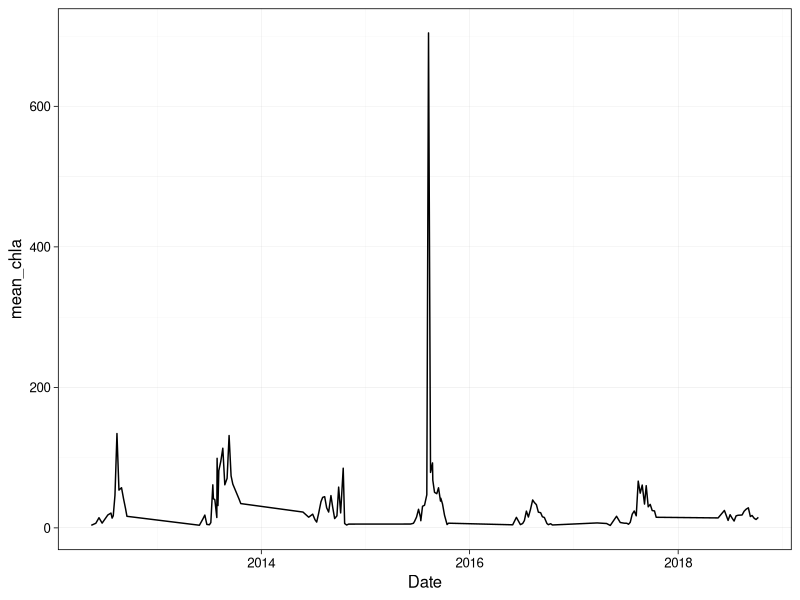
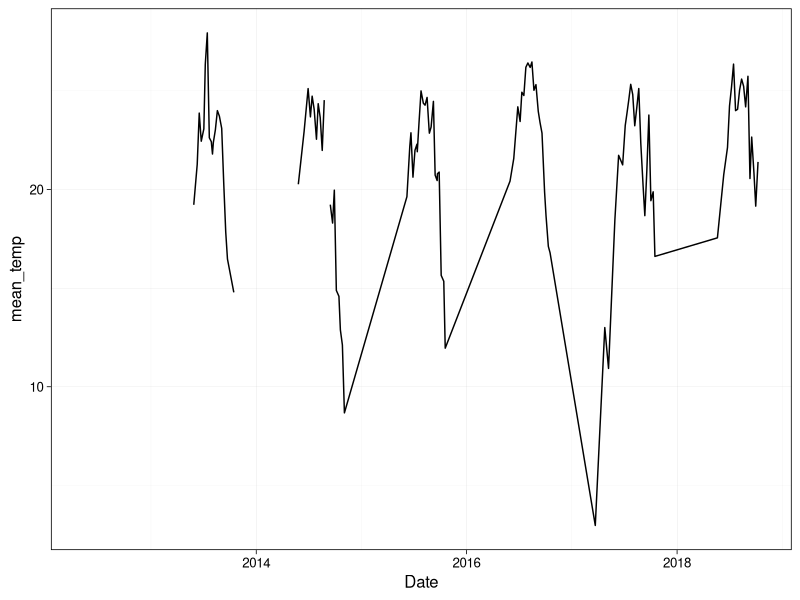
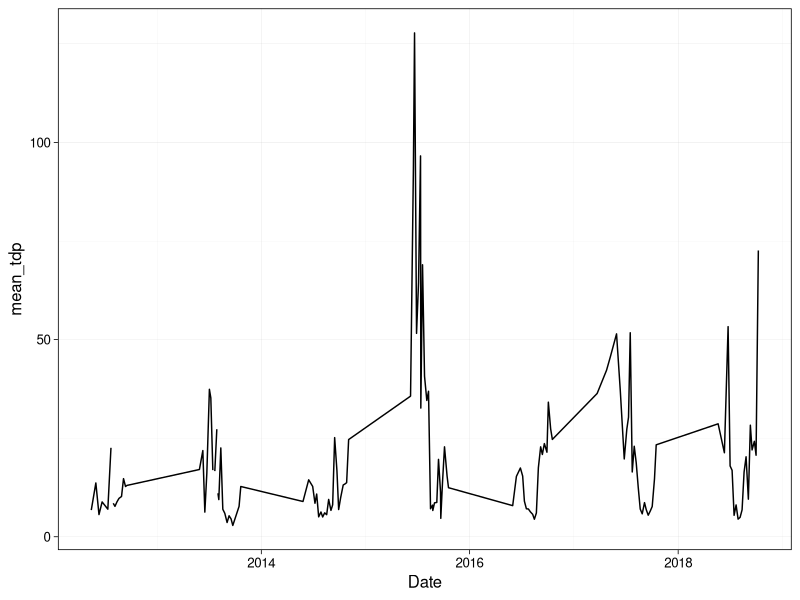
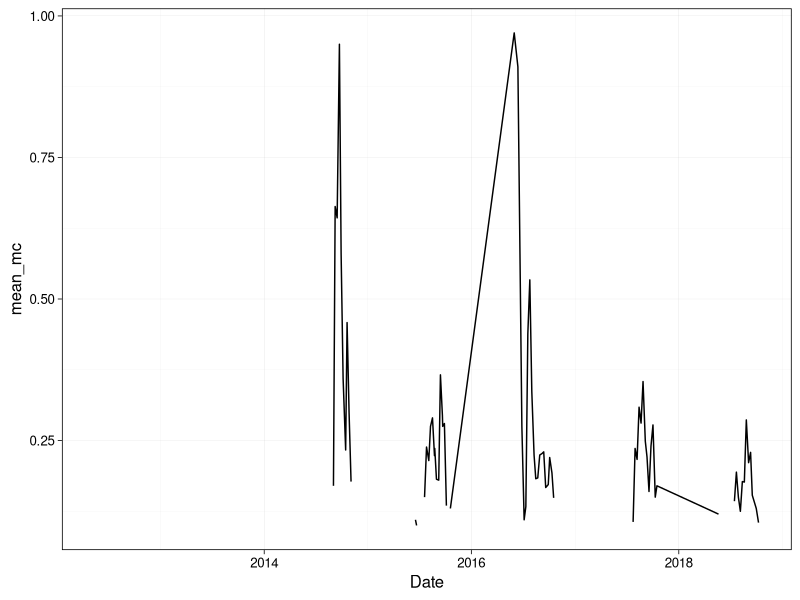
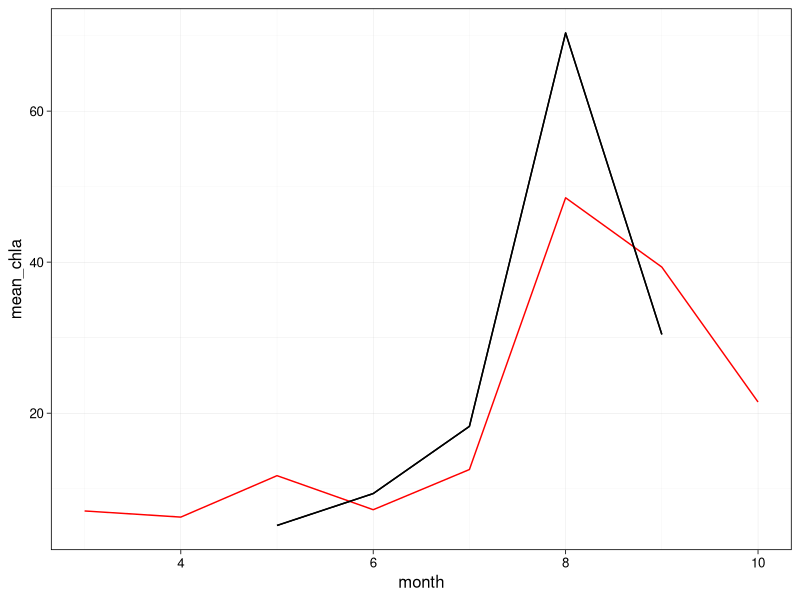

R code for these plots, in order: (Note: this script raises an error after producing the figures.)
library(tidyverse)
#install.packages("lubridate")
library(lubridate)

##setting ggplot theme
ggplot_theme <- theme_linedraw(base_size = 12) +
  theme(panel.grid=element_line(colour="gray"),
        axis.text = element_text(color = "black"), 
        legend.position = "top")
theme_set(ggplot_theme)

##load data
Erie_data <- read.csv("./Data/Processed/Erie_2012_2018_processed.csv")
View(Erie_data)

##data wrangling
class(Erie_data$Date)
Erie_data$Date <- as.Date(Erie_data$Date, format="%m/%d/%Y")

Erie_data_subset <- data_frame(Erie_data$Date, Erie_data$Sample.Depth.category, 
                               Erie_data$CTD.Temperature.b0C, 
                               Erie_data$CTD.Dissolved.Oxygen.mg.L,
                               Erie_data$Dissolved.Microcystin.b5g.L,
                               Erie_data$Extracted.Chlorophyll.a.b5g.L, 
                               Erie_data$Extracted.Phycocyanin.b5g.L, 
                               Erie_data$Total.Dissolved.Phosphorus.b5g.P.L,
                               Erie_data$Ammonia.b5g.N.L,
                               Erie_data$Nitrate..Nitrite.mg.N.L,
                               Erie_data$Urea.b5g.N.L)

colnames(Erie_data_subset) <- c("Date", "Depth_category", "Temp", "DO", "MC", "Chla", "PC", "TDP", "NH3", "NO23", "urea")
View(Erie_data_subset)

Erie_data_date_means <- Erie_data_subset %>%
  group_by(Date) %>%
  summarize(mean_chla = mean(Chla, na.rm=T),
            mean_temp = mean(Temp, na.rm=T),
            mean_mc = mean(MC,na.rm=T),
            mean_do = mean(DO,na.rm=T),
            mean_tdp = mean(TDP, na.rm=T),
            mean_no23 = mean(NO23, na.rm=T)) %>%
  mutate(month = month(Date)) %>%
  mutate(year = year(Date))

View(Erie_data_date_means)

chla_plot <- ggplot() +
  geom_line(data=Erie_data_date_means, aes(x=Date, y=mean_chla))

chla_plot

temp_plot <- ggplot() +
  geom_line(data=Erie_data_date_means, aes(x=Date, y=mean_temp))

temp_plot

tdp_plot <- ggplot() +
  geom_line(data=Erie_data_date_means, aes(x=Date, y=mean_tdp))

tdp_plot

mc_plot <- ggplot() +
  geom_line(data=Erie_data_date_means, aes(x=Date, y=mean_mc))

mc_plot

  
  
Erie_data_month_means <- Erie_data_subset %>%
    mutate(month = month(Date)) %>%
    mutate(year = year(Date)) %>%
    group_by(year, month) %>%
    summarize(mean_chla = mean(Chla, na.rm=T),
              mean_temp = mean(Temp, na.rm=T),
              mean_mc = mean(MC, na.rm=T), 
              mean_do = mean(DO, na.rm=T), 
              mean_tdp = mean(TDP, na.rm=T),
              mean_no23 = mean(NO23, na.rm=T)) 
  
View(Erie_data_month_means)
  
chla_plot_ext <- ggplot() +
  geom_line(data=filter(Erie_data_month_means, year=="2017"), aes(x=month, y=mean_chla),
            color="red") +
  geom_line(data=filter(Erie_data_month_means, year=="2012"), aes(x=month, y=mean_chla)) +
  geom_line(data=filter(Erie_data_month_means, year=="2012"), aes(x=month, y=mean_chla))

chla_plot_ext

temp_plot_ext <- ggplot() +
  geom_line(data=filter(Erie_data_surface_ext, year=="2017"), aes(x=Date, y=mean_temp))

temp_plot_ext


